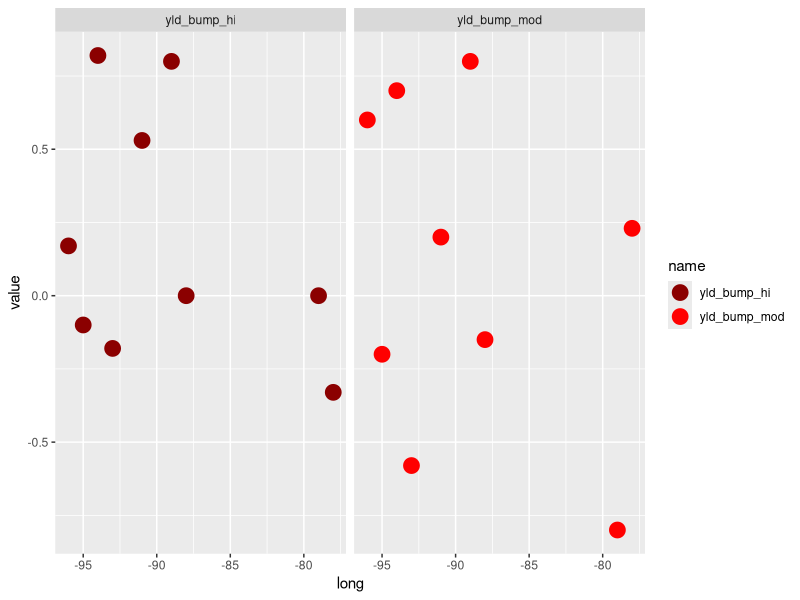

The R script that drew this image:
# goal: look at data from karlen et al 2014 
# https://link.springer.com/article/10.1007/s12155-014-9419-7
# created: 8/27/2021

rm(list = ls())

library(tidyverse)
library(readxl)

library(lme4)
library(lmerTest)
library(emmeans)

# data --------------------------------------------------------------------

datraw <- read_excel("00-lit-explore/karlan2014-table5.xlsx")

#--this is problematic bc long might be confounded with CC or CS. Should isolate it to one system. 
datraw %>% 
  mutate(yld_bump_mod = yld_modremoval - yld_noremoval,
         yld_bump_hi = yld_hiremoval - yld_noremoval,
         long = -longitude) %>% 
  select(long, yld_bump_mod, yld_bump_hi) %>% 
  pivot_longer(yld_bump_mod:yld_bump_hi) %>% 
  ggplot(aes(long, value, color = name)) + 
    geom_point(size = 5) + 
  scale_color_manual(values = c("darkred", "red")) + 
  facet_wrap(~name)
